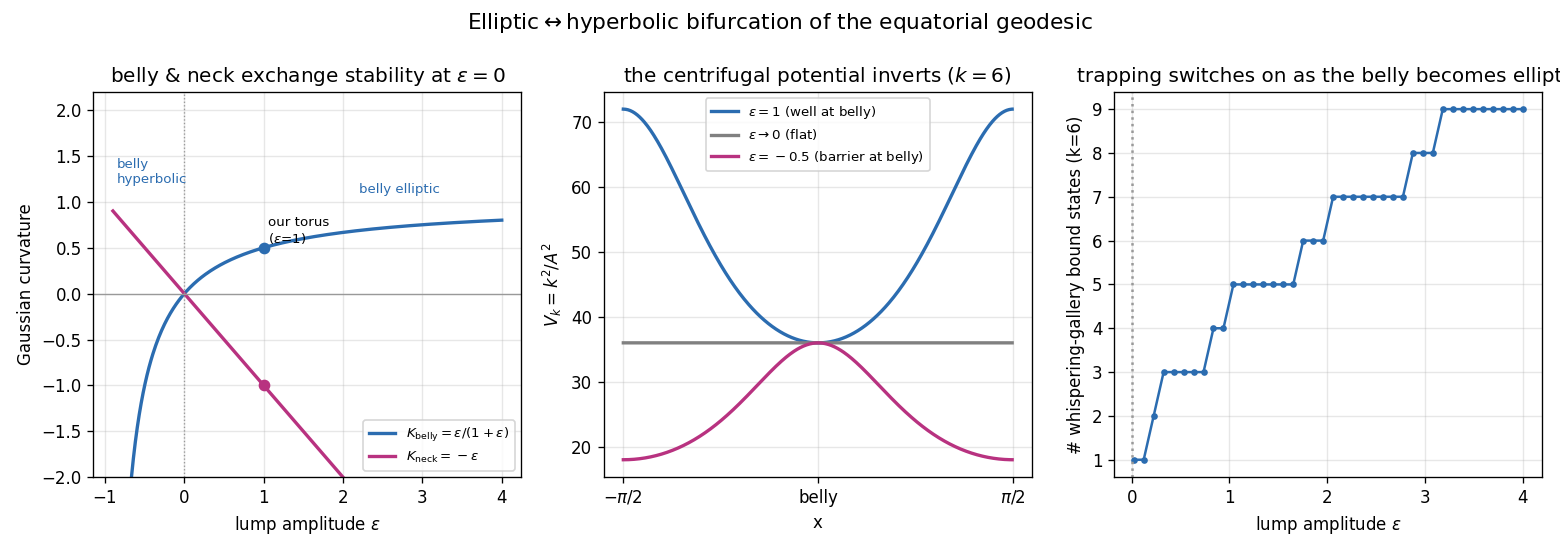

Write the Python code that produced this figure.
"""
Elliptic <-> hyperbolic bifurcation: the geometry knob.

Tunable lump family  A(x;eps) = sqrt((1 + eps cos^2 x)/(1+eps)),  eps in (-1, inf),
with A(belly)=1 fixed. The curvatures are exactly
    K_belly(eps) = eps/(1+eps),     K_neck(eps) = -eps ,
so the belly parallel is elliptic for eps>0 and hyperbolic for eps<0; the belly
and neck geodesics EXCHANGE stability at eps=0 (the flat cylinder). Our lumpy
torus is eps=1 (K_belly=+1/2, K_neck=-1). Quantum-mechanically the effective
potential V_k=k^2/A^2 flips from a well at the belly to a barrier there.
"""
import numpy as np
import scipy.sparse as sp
from scipy.linalg import eigh
import matplotlib
matplotlib.use("Agg")
import matplotlib.pyplot as plt

OUT = "/home/thorax/nls_lumpy_torus"


def A_eps(x, eps):
    return np.sqrt((1 + eps * np.cos(x) ** 2) / (1 + eps))


Nx = 500
x = np.linspace(-np.pi / 2, np.pi / 2, Nx, endpoint=False)
dx = x[1] - x[0]


def nbound(eps, k=6):                       # # belly-bound states of V_k for this eps
    A = A_eps(x, eps)
    Aface = 0.5 * (A + np.roll(A, -1)); Am = np.roll(Aface, 1)
    r = np.r_[np.arange(Nx), np.arange(Nx), (np.arange(Nx) + 1) % Nx]
    c = np.r_[np.arange(Nx), (np.arange(Nx) + 1) % Nx, np.arange(Nx)]
    v = np.r_[(Am + Aface) / dx, -Aface / dx, -Aface / dx]
    Kx = sp.coo_matrix((v, (r, c)), shape=(Nx, Nx)).toarray()
    S = Kx + np.diag(k ** 2 / A * dx); M = np.diag(A * dx)
    E = eigh(S, M, eigvals_only=True)
    Vmin, Vmax = k ** 2 / A.max() ** 2, k ** 2 / A.min() ** 2
    return int(np.sum((E > Vmin - 1e-6) & (E < Vmax)))    # trapped below the barrier


fig = plt.figure(figsize=(13, 4.6))

# ---- (1) stability exchange ----
ax = fig.add_subplot(1, 3, 1)
eps = np.linspace(-0.9, 4, 400)
ax.plot(eps, eps / (1 + eps), color="#2b6cb0", lw=2, label=r"$K_{\rm belly}=\epsilon/(1+\epsilon)$")
ax.plot(eps, -eps, color="#b83280", lw=2, label=r"$K_{\rm neck}=-\epsilon$")
ax.axhline(0, color="0.6", lw=.8); ax.axvline(0, color="0.6", lw=.8, ls=":")
ax.plot(1, 0.5, "o", color="#2b6cb0"); ax.plot(1, -1, "o", color="#b83280")
ax.text(1.05, 0.55, "our torus\n($\\epsilon$=1)", fontsize=8)
ax.text(-0.85, 1.2, "belly\nhyperbolic", color="#2b6cb0", fontsize=8)
ax.text(2.2, 1.1, "belly elliptic", color="#2b6cb0", fontsize=8)
ax.set_ylim(-2, 2.2); ax.set_xlabel(r"lump amplitude $\epsilon$"); ax.set_ylabel("Gaussian curvature")
ax.set_title("belly & neck exchange stability at $\\epsilon=0$"); ax.legend(fontsize=8, loc="lower right"); ax.grid(alpha=.3)

# ---- (2) effective potential flips ----
ax2 = fig.add_subplot(1, 3, 2)
k = 6
for eps, lab, col in [(1.0, r"$\epsilon=1$ (well at belly)", "#2b6cb0"),
                      (0.0001, r"$\epsilon\to0$ (flat)", "0.5"),
                      (-0.5, r"$\epsilon=-0.5$ (barrier at belly)", "#b83280")]:
    ax2.plot(x, k ** 2 / A_eps(x, eps) ** 2, color=col, lw=2, label=lab)
ax2.set_xticks([-np.pi / 2, 0, np.pi / 2]); ax2.set_xticklabels([r"$-\pi/2$", "belly", r"$\pi/2$"])
ax2.set_xlabel("x"); ax2.set_ylabel(r"$V_k=k^2/A^2$")
ax2.set_title(r"the centrifugal potential inverts ($k=6$)"); ax2.legend(fontsize=8); ax2.grid(alpha=.3)

# ---- (3) trapped-mode count vanishes at the bifurcation ----
ax3 = fig.add_subplot(1, 3, 3)
epss = np.linspace(0.02, 4, 40)
nb = [nbound(e) for e in epss]
ax3.plot(epss, nb, "o-", color="#2b6cb0", ms=3)
ax3.axvline(0, color="0.6", ls=":")
ax3.set_xlabel(r"lump amplitude $\epsilon$"); ax3.set_ylabel("# whispering-gallery bound states (k=6)")
ax3.set_title("trapping switches on as the belly becomes elliptic"); ax3.grid(alpha=.3)

fig.suptitle("Elliptic$\\leftrightarrow$hyperbolic bifurcation of the equatorial geodesic", fontsize=13)
fig.tight_layout()
fig.savefig(f"{OUT}/bifurcation.png", dpi=120)
print("wrote bifurcation.png")
print(f"  bound states (k=6): eps=0.1 -> {nbound(0.1)}, eps=1 -> {nbound(1)}, eps=3 -> {nbound(3)}")
